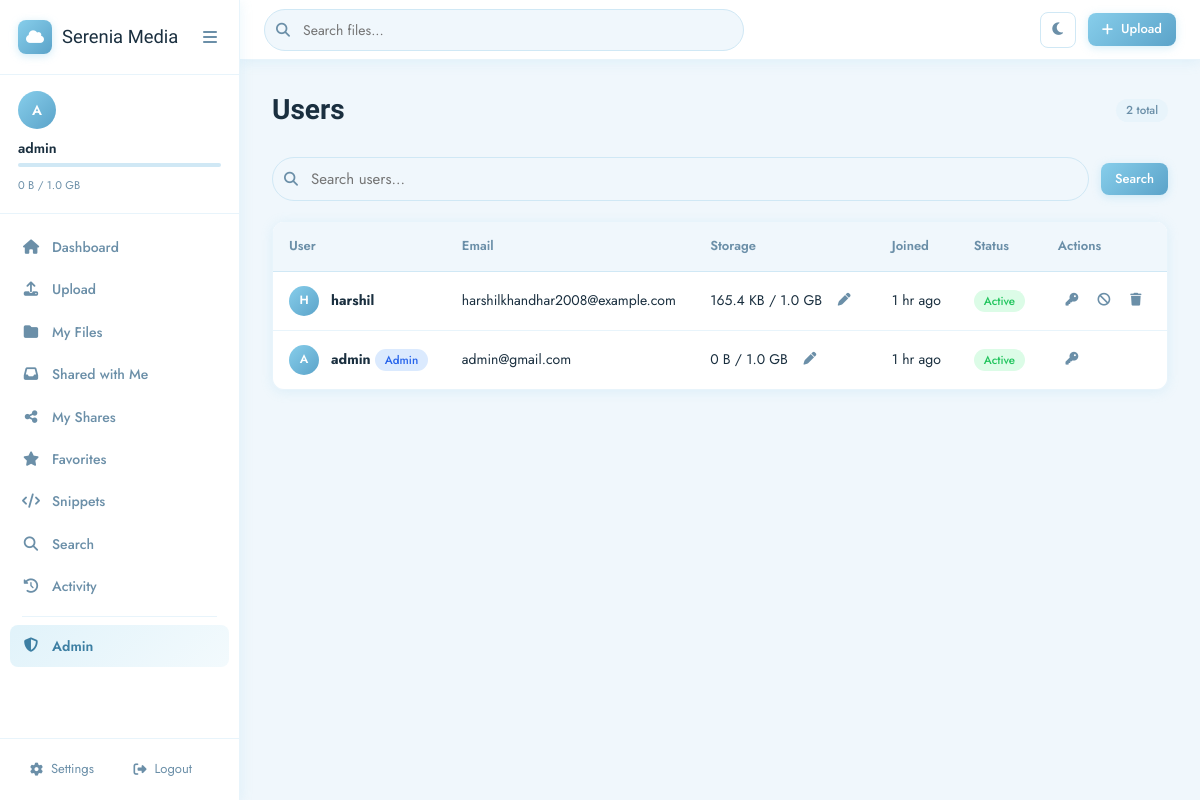
Page /admin/users (signed in) on the committed database.
### models/user.py (models this page shows, shortened)
class User(UserMixin, db.Model):
    __tablename__ = 'users'
    id = db.Column(db.Integer, primary_key=True)
    username = db.Column(db.String(80), unique=True, nullable=False, index=True)
    email = db.Column(db.String(120), unique=True, nullable=False, index=True)
    password_hash = db.Column(db.String(256), nullable=False)
    is_admin = db.Column(db.Boolean, default=False)
    is_active = db.Column(db.Boolean, default=True)
    avatar_path = db.Column(db.String(512), nullable=True)   # stored filename under static/avatars/
    bio = db.Column(db.Text, nullable=True)
    storage_used = db.Column(db.BigInteger, default=0)
    storage_limit = db.Column(db.BigInteger, default=1073741824)  # 1 GB
    dark_mode = db.Column(db.Boolean, default=False)
    reset_token = db.Column(db.String(100), nullable=True)
    reset_token_expiry = db.Column(db.DateTime, nullable=True)
    created_at = db.Column(db.DateTime, default=datetime.utcnow)
    last_login = db.Column(db.DateTime, nullable=True)
    files = db.relationship('File', backref='owner', lazy='dynamic', cascade='all, delete-orphan')
    folders = db.relationship('Folder', backref='owner', lazy='dynamic', cascade='all, delete-orphan')
    shares_created = db.relationship('Share', backref='creator', lazy='dynamic', foreign_keys='Share.created_by')
    snippets = db.relationship('TextSnippet', backref='author', lazy='dynamic', cascade='all, delete-orphan')
    activities = db.relationship('Activity', backref='user', lazy='dynamic', cascade='all, delete-orphan')
    favorites = db.relationship('Favorite', backref='user', lazy='dynamic', cascade='all, delete-orphan')
    def storage_percent(self):
        if self.storage_limit == 0:
            return 0
        return min(int((self.storage_used / self.storage_limit) * 100), 100)

### routes/admin.py (the view)
@admin_bp.route('/admin/users')
@login_required
@admin_required
def users():
    page = request.args.get('page', 1, type=int)
    q    = request.args.get('q', '')
    query = User.query
    if q:
        query = query.filter(User.username.ilike(f'%{q}%') | User.email.ilike(f'%{q}%'))
    users = query.order_by(User.created_at.desc()).paginate(page=page, per_page=20, error_out=False)
    return render_template('admin/users.html', users=users, q=q)

### models/user.py (called while the page is built)
    @staticmethod
    def get(key, default=None):
        row = SiteSettings.query.filter_by(key=key).first()
        return row.value if row else default

### routes/admin.py (called while the page is built)
def admin_required(f):
    from functools import wraps
    @wraps(f)
    def decorated(*args, **kwargs):
        if not current_user.is_authenticated or not current_user.is_admin:
            from flask import abort; abort(403)
        return f(*args, **kwargs)
    return decorated

### templates/admin/users.html (shortened to what this page needs)
{% extends "base.html" %}
{% block content %}
<div class="page-header"><h1>Users</h1><span class="badge">{{ users.total }} total</span></div>
<form class="toolbar" method="get">
  <div class="toolbar-search"><input type="text" name="q" value="{{ q }}" placeholder="Search users…"></div>
  <button type="submit" class="btn-primary btn-sm">Search</button>
</form>
<div class="table-wrapper">
  <table class="data-table">
    <thead><tr><th>User</th><th>Email</th><th>Storage</th><th>Joined</th><th>Status</th><th>Actions</th></tr></thead>
    <tbody>
    {% for u in users.items %}
    <tr>
      <td>
        <div class="user-cell">
          {% if u.avatar_path %}<img src="/static/avatars/{{ u.avatar_path }}" class="user-avatar-sm" style="object-fit:cover">
          {% else %}<div class="user-avatar-sm">{{ u.username[0].upper() }}</div>{% endif %}
          <div><strong>{{ u.username }}</strong> {% if u.is_admin %}<span class="badge badge-primary">Admin</span>{% endif %}</div>
        </div>
      </td>
      <td>{{ u.email }}</td>
      <td>
        <div style="display:flex;align-items:center;gap:0.5rem">
          <span>{{ u.storage_used|human_size }} / {{ u.storage_limit|human_size }}</span>
          <button class="btn-icon-sm" onclick="setStoragePrompt({{ u.id }},'{{ u.username }}')" title="Change storage"><i class="fa-solid fa-pen"></i></button>
        </div>
      </td>
      <td>{{ u.created_at|timeago }}</td>
      <td><span class="badge {{ 'badge-success' if u.is_active else 'badge-error' }}">{{ 'Active' if u.is_active else 'Disabled' }}</span></td>
      <td>
        <div class="action-row">
          <button class="btn-icon-sm" onclick="setPasswordPrompt({{ u.id }},'{{ u.username }}')" title="Reset password"><i class="fa-solid fa-key"></i></button>
          {% if u.id != current_user.id %}
          <button class="btn-icon-sm" onclick="toggleUser({{ u.id }},this)" title="{{ 'Disable' if u.is_active else 'Enable' }}"><i class="fa-solid {{ 'fa-ban' if u.is_active else 'fa-check' }}"></i></button>
          <button class="btn-icon-sm btn-danger-hover" onclick="deleteUser({{ u.id }},this)" title="Delete"><i class="fa-solid fa-trash"></i></button>
          {% endif %}
        </div>
      </td>
    </tr>
    {% endfor %}
    </tbody>
  </table>
</div>
{% endblock %}

### templates/base.html (shortened to what this page needs)
<!DOCTYPE html>
<html lang="en" class="{{ 'dark-mode' if current_user.is_authenticated and current_user.dark_mode else '' }}">
<head>
  <link rel="stylesheet" href="https://cdnjs.cloudflare.com/ajax/libs/font-awesome/6.5.0/css/all.min.css">
  <link rel="stylesheet" href="{{ url_for('static', filename='css/main.css') }}">
</head>
<body>
  {% if current_user.is_authenticated %}
  <nav class="sidebar" id="sidebar">
    <div class="sidebar-logo">
      <a href="{{ url_for('main.dashboard') }}" class="logo-link">
        {% if logo_path %}
        <img src="/static/brand/{{ logo_path }}" class="logo-img" alt="{{ site_name }}">
        {% else %}
        <div class="logo-icon"><i class="fa-solid fa-cloud"></i></div>
        {% endif %}
        <span class="logo-text">{{ site_name }}</span>
      </a>
      <button class="sidebar-toggle" id="sidebarToggle"><i class="fa-solid fa-bars"></i></button>
    </div>
    <div class="sidebar-user">
      <div class="user-avatar-wrap">
        {% if current_user.avatar_path %}
        <img src="/static/avatars/{{ current_user.avatar_path }}" class="user-avatar-img" alt="avatar">
        {% else %}
        <div class="user-avatar">{{ current_user.username[0].upper() }}</div>
        {% endif %}
      </div>
      <div class="user-info">
        <div class="user-name">{{ current_user.username }}</div>
        <div class="user-storage">
          <div class="storage-bar">
          </div>
          <span class="storage-text">{{ current_user.storage_used|human_size }} / {{ current_user.storage_limit|human_size }}</span>
        </div>
      </div>
    </div>
    <ul class="sidebar-nav">
      <li><a href="{{ url_for('main.dashboard') }}" class="{{ 'active' if request.endpoint=='main.dashboard' }}"><i class="fa-solid fa-house"></i><span>Dashboard</span></a></li>
      <li><a href="{{ url_for('files.upload') }}" class="{{ 'active' if request.endpoint=='files.upload' }}"><i class="fa-solid fa-upload"></i><span>Upload</span></a></li>
      <li><a href="{{ url_for('files.list_files') }}" class="{{ 'active' if request.endpoint=='files.list_files' }}"><i class="fa-solid fa-folder"></i><span>My Files</span></a></li>
      <li><a href="{{ url_for('files.shared_with_me') }}" class="{{ 'active' if request.endpoint=='files.shared_with_me' }}"><i class="fa-solid fa-inbox"></i><span>Shared with Me</span></a></li>
      <li><a href="{{ url_for('files.my_shares') }}" class="{{ 'active' if request.endpoint=='files.my_shares' }}"><i class="fa-solid fa-share-nodes"></i><span>My Shares</span></a></li>
      <li><a href="{{ url_for('main.favorites') }}" class="{{ 'active' if request.endpoint=='main.favorites' }}"><i class="fa-solid fa-star"></i><span>Favorites</span></a></li>
      <li><a href="{{ url_for('main.snippets') }}" class="{{ 'active' if request.endpoint=='main.snippets' }}"><i class="fa-solid fa-code"></i><span>Snippets</span></a></li>
      <li><a href="{{ url_for('main.search') }}" class="{{ 'active' if request.endpoint=='main.search' }}"><i class="fa-solid fa-magnifying-glass"></i><span>Search</span></a></li>
      <li><a href="{{ url_for('main.activity') }}" class="{{ 'active' if request.endpoint=='main.activity' }}"><i class="fa-solid fa-clock-rotate-left"></i><span>Activity</span></a></li>
      {% if current_user.is_admin %}
      <li class="nav-divider"></li>
      <li><a href="{{ url_for('admin.dashboard') }}" class="{{ 'active' if 'admin' in request.endpoint }}"><i class="fa-solid fa-shield-halved"></i><span>Admin</span></a></li>
      {% endif %}
    </ul>
    <div class="sidebar-footer">
      <a href="{{ url_for('auth.profile') }}"><i class="fa-solid fa-gear"></i><span>Settings</span></a>
      <a href="{{ url_for('auth.logout') }}"><i class="fa-solid fa-right-from-bracket"></i><span>Logout</span></a>
    </div>
  </nav>
  <div class="main-wrapper" id="mainWrapper">
    <header class="topbar">
      <div class="topbar-search">
        <form action="{{ url_for('main.search') }}" method="get">
          <input type="text" name="q" placeholder="Search files..." value="{{ request.args.get('q','') }}">
        </form>
      </div>
      <div class="topbar-actions">
        <button class="btn-icon" id="darkModeToggle" title="Toggle dark mode">
          <i class="fa-solid {{ 'fa-sun' if current_user.dark_mode else 'fa-moon' }}"></i>
        </button>
        <a href="{{ url_for('files.upload') }}" class="btn-primary btn-sm"><i class="fa-solid fa-plus"></i> Upload</a>
      </div>
    </header>
    <main class="content-area">
      {% block content %}{% endblock %}
    </main>
  </div>
  {% endif %}
</body>
</html>

### rows in the picture
User: username "A", username "admin", storage_used|human_size "0 B", storage_limit|human_size "1.0 GB", is_admin "Admin", email "admin@gmail.com", created_at "1 hr ago", is_active "Active"
User: username "H", username "harshil", email "harshilkhandhar2008@example.com", storage_used|human_size "165.4 KB", storage_limit|human_size "1.0 GB", created_at "1 hr ago", is_active "Active"

### other values in the picture
{{ site_name }} "Serenia Media"
{{ users.total }} "2"
